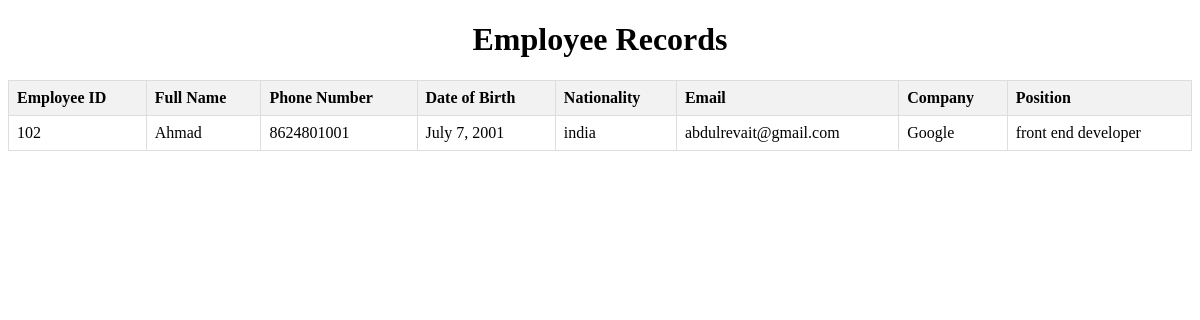
/view/102/, run on the app's committed database.
### myapp/models.py (models this page shows, shortened)
class Employee(models.Model):
    employeeId = models.CharField(primary_key=True, max_length=100)
    fullName = models.CharField(max_length=255)
    phone = models.CharField(max_length=15)
    dob = models.DateField()
    nationality = models.CharField(max_length=100)
    email = models.EmailField()
    company = models.CharField(max_length=255)
    position = models.CharField(max_length=100)
    salary = models.DecimalField(max_digits=10, decimal_places=2)
    projects = models.CharField(max_length=255)
    promoted = models.BooleanField(default=False)

### myapp/views.py (the view)
# urls.py: path('view/<str:employee_id>/', views.view, name='view'),
def view(request, employee_id):
    employee = get_object_or_404(Employee, employeeId=employee_id)
    return render(request, 'view_employee.html', {'employee': employee})

### templates/view_employee.html (shortened to what this page needs)
<!DOCTYPE html>
<html lang="en">
<head>
</head>
<body>
    <h1>Employee Records</h1>
    <table>
        <thead>
            <tr>
                <th>Employee ID</th>
                <th>Full Name</th>
                <th>Phone Number</th>
                <th>Date of Birth</th>
                <th>Nationality</th>
                <th>Email</th>
                <th>Company</th>
                <th>Position</th>
            </tr>
        </thead>
        <tbody>
                <tr>
                    <td>{{ employee.employeeId }}</td>
                    <td>{{ employee.fullName }}</td>
                    <td>{{ employee.phone }}</td>
                    <td>{{ employee.dob }}</td>
                    <td>{{ employee.nationality }}</td>
                    <td>{{ employee.email }}</td>
                    <td>{{ employee.company }}</td>
                    <td>{{ employee.position }}</td>
                </tr>
        </tbody>
    </table>
</body>
</html>

### templates/view_employee.html (style rules this page uses)
table { border-collapse: collapse; width: 100%; }
th, td { border: 1px solid #ddd; padding: 8px; text-align: left; }
th { background-color: #f2f2f2; }
h1 { text-align: center; }

### data on the page
Employee: employeeId "102", fullName "Ahmad", phone "8624801001", dob "July 7, 2001", nationality "india", email "abdulrevait@gmail.com", company "Google", position "front end developer"
